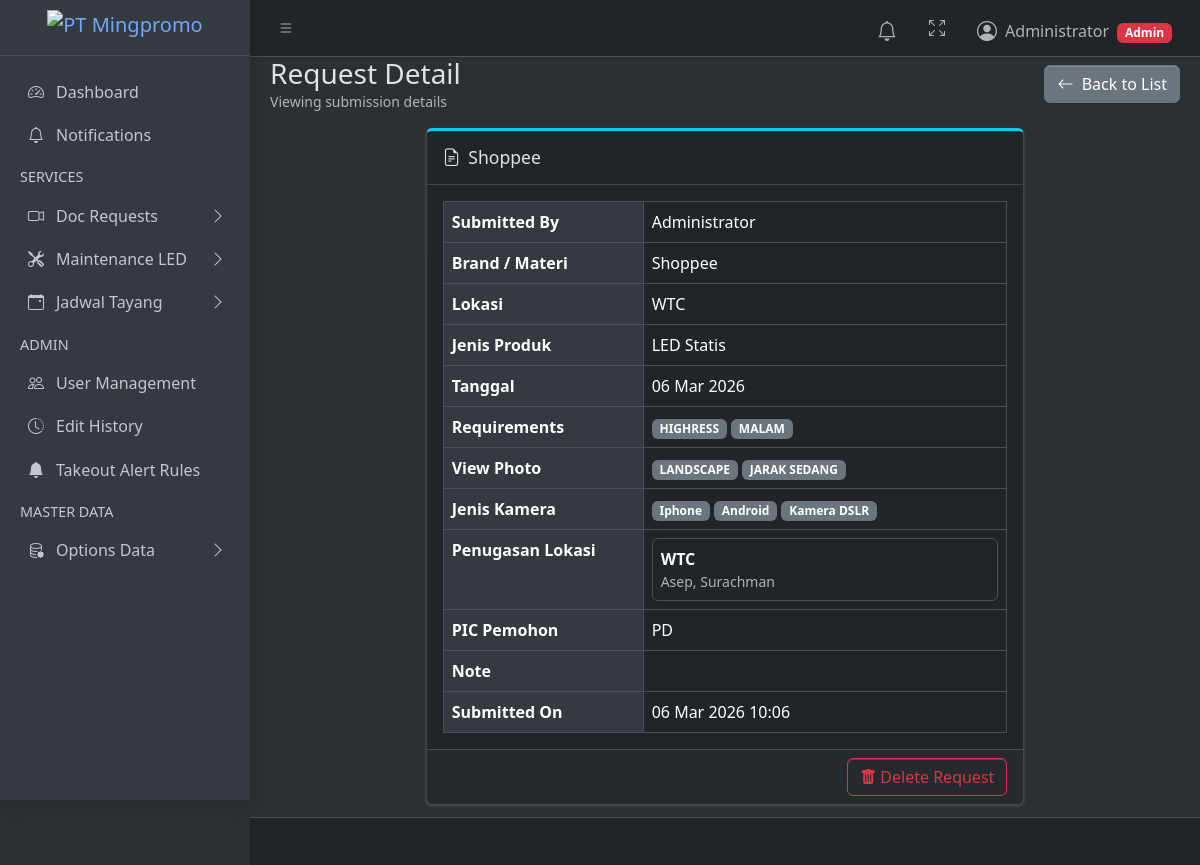
The app's page /requests/4/ (signed in), older data.
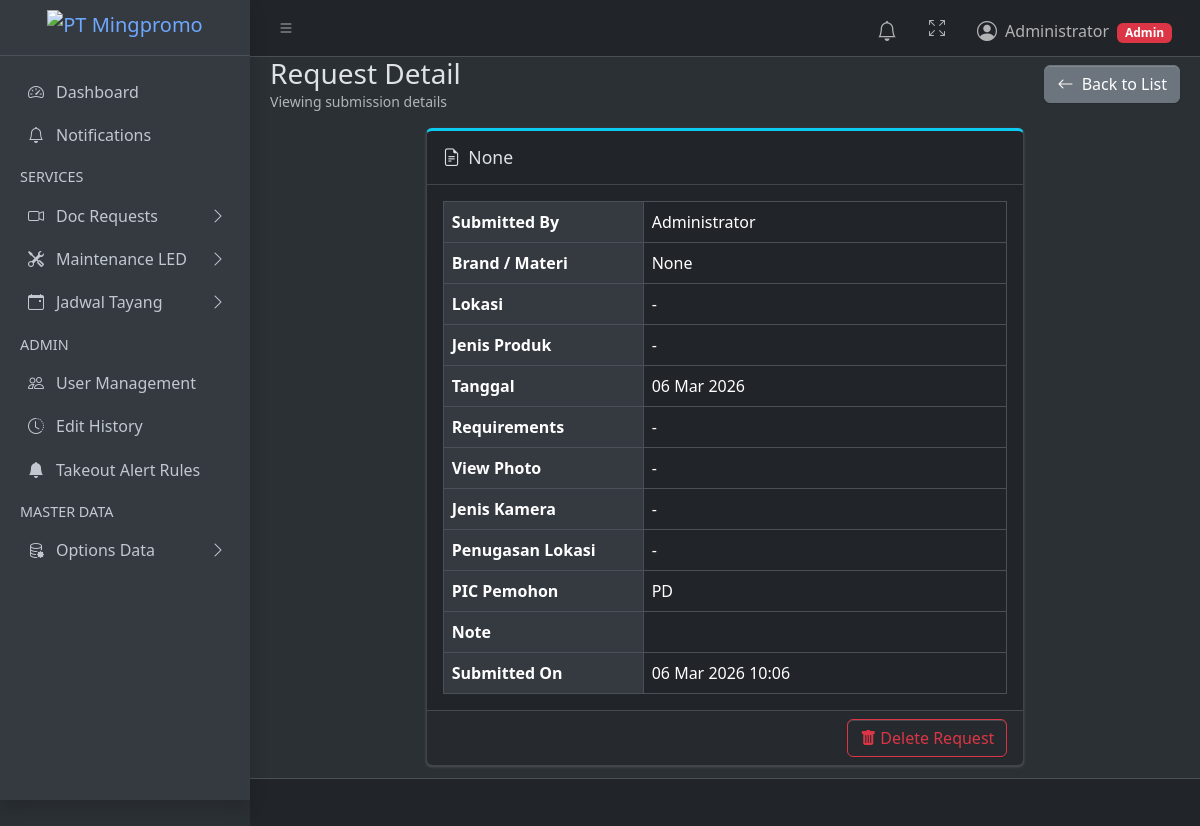
The same page, newer data.
### products/models.py (models this page shows, shortened)
class DocumentationRequest(models.Model):
    STATUS_CHOICES = [
        ('TODO', 'To Do'),
        ('IN_PROGRESS', 'On Progress'),
        ('DONE', 'Done'),
    ]
    submitted_by = models.ForeignKey(
        settings.AUTH_USER_MODEL,
        on_delete=models.CASCADE,
        related_name="doc_requests",
        verbose_name="Submitted By",
    )
    brand_materi = models.ForeignKey(BrandMateri, on_delete=models.SET_NULL, null=True, verbose_name="Brand / Materi")
    lokasi = models.ManyToManyField(Lokasi, verbose_name="Lokasi")
    jenis_led = models.ForeignKey(LEDType, on_delete=models.SET_NULL, null=True, verbose_name="Jenis Produk")
    tanggal = models.DateField()
    requirements = models.ManyToManyField(Requirement, verbose_name="Requirements")
    view_photo = models.ManyToManyField(ViewPhoto, verbose_name="View Photo")
    jenis_kamera = models.ManyToManyField(cameratype, verbose_name="Jenis Kamera")
    note = models.TextField(blank=True)
    pic_pemohon = models.CharField("PIC Pemohon", max_length=150)
    status = models.CharField(max_length=20, choices=STATUS_CHOICES, default='TODO')
    created_at = models.DateTimeField(auto_now_add=True)
    def lokasi_names(self):
        return list(self.lokasi.order_by("name").values_list("name", flat=True))
    def lokasi_display(self):
        lokasi_names = self.lokasi_names()
        return ", ".join(lokasi_names) if lokasi_names else "-"

class BrandMateri(models.Model):
    name = models.CharField(max_length=200, unique=True)
    def __str__(self):
        return self.name

class LEDType(models.Model):
    name = models.CharField(max_length=100, unique=True)

class Requirement(models.Model):
    name = models.CharField(max_length=100, unique=True)

class ViewPhoto(models.Model):
    name = models.CharField(max_length=100, unique=True)

class cameratype(models.Model):
    name = models.CharField(max_length=100, unique=True)

class DocumentationRequestLokasiAssignment(models.Model):
    documentation_request = models.ForeignKey(
        DocumentationRequest,
        on_delete=models.CASCADE,
        related_name="lokasi_assignments",
    )
    lokasi = models.ForeignKey(
        Lokasi,
        on_delete=models.CASCADE,
        related_name="doc_request_assignments",
    )
    pelaksana = models.ManyToManyField(
        Dokumentator,
        blank=True,
        related_name="doc_request_lokasi_assignments",
        verbose_name="Pelaksana Dokumentasi",
    )
    class Meta:
        unique_together = ("documentation_request", "lokasi")
        ordering = ["lokasi__name", "id"]
        verbose_name = "Assignment Lokasi Documentation Request"
        verbose_name_plural = "Assignment Lokasi Documentation Request"
    def pelaksana_names(self):
        return list(self.pelaksana.order_by("name").values_list("name", flat=True))
    def pelaksana_display(self):
        names = self.pelaksana_names()
        return ", ".join(names) if names else "Belum ditentukan"

class Lokasi(models.Model):
    name = models.CharField(max_length=200, unique=True)

### products/views.py (the view)
# urls.py: path("requests/<int:pk>/", views.doc_request_detail, name="doc_request_detail"),
@login_required
def doc_request_detail(request, pk):
    doc_request = get_object_or_404(
        DocumentationRequest.objects.select_related(
            "submitted_by", "brand_materi", "jenis_led"
        ).prefetch_related(
            "lokasi",
            "requirements",
            "view_photo",
            "jenis_kamera",
            "lokasi_assignments__lokasi",
            "lokasi_assignments__pelaksana",
        ),
        pk=pk,
    )
    if not _is_admin(request.user) and doc_request.submitted_by != request.user:
        return HttpResponseForbidden("Access denied.")
    return render(request, "products/request_detail.html", {"request": doc_request})

### products/views.py (called while the page is built)
def _is_admin(user):
    return user.is_superuser or user.groups.filter(name="admin").exists()

### products/templates/products/request_detail.html (shortened to what the changed rows need)
{% extends "layouts/base.html" %}
{% block content %}
<div class="row">
    <div class="col-md-8 mx-auto">
        <div class="card card-info card-outline">
            <div class="card-header">
                <h3 class="card-title mb-0">
                    <i class="bi bi-file-earmark-text me-2"></i>{{ request.brand_materi }}
                </h3>
            </div>
            <div class="card-body">
                <table class="table table-bordered">
                    <tbody>
                        <tr>
                            <th style="width: 200px;" class="bg-body-secondary">Submitted By</th>
                            <td>{{ request.submitted_by.get_full_name|default:request.submitted_by.username }}</td>
                        </tr>
                        <tr>
                            <th class="bg-body-secondary">Brand / Materi</th>
                            <td>{{ request.brand_materi }}</td>
                        </tr>
                        <tr>
                            <th class="bg-body-secondary">Lokasi</th>
                            <td>{{ request.lokasi_display }}</td>
                        </tr>
                        <tr>
                            <th class="bg-body-secondary">Jenis Produk</th>
                            <td>{{ request.jenis_led.name|default:"-" }}</td>
                        </tr>
                        <tr>
                            <th class="bg-body-secondary">Tanggal</th>
                            <td>{{ request.tanggal|date:"d M Y" }}</td>
                        </tr>
                        <tr>
                            <th class="bg-body-secondary">Requirements</th>
                            <td>
                                {% for req in request.requirements.all %}
                                <span class="badge text-bg-secondary">{{ req.name }}</span>
                                {% empty %}
                                -
                                {% endfor %}
                            </td>
                        </tr>
                        <tr>
                            <th class="bg-body-secondary">View Photo</th>
                            <td>
                                {% for vp in request.view_photo.all %}
                                <span class="badge text-bg-secondary">{{ vp.name }}</span>
                                {% empty %}
                                -
                                {% endfor %}
                            </td>
                        </tr>
                        <tr>
                            <th class="bg-body-secondary">Jenis Kamera</th>
                            <td>
                                {% for jk in request.jenis_kamera.all %}
                                <span class="badge text-bg-secondary">{{ jk.name }}</span>
                                {% empty %}
                                -
                                {% endfor %}
                            </td>
                        </tr>
                        <tr>
                            <th class="bg-body-secondary">Penugasan Lokasi</th>
                            <td>
                                <div class="d-flex flex-column gap-2">
                                    {% for assignment in request.lokasi_assignments.all %}
                                    <div class="border rounded p-2">
                                        <div class="fw-semibold">{{ assignment.lokasi.name }}</div>
                                        <div class="text-muted small">{{ assignment.pelaksana_display }}</div>
                                    </div>
                                    {% empty %}
                                    -
                                    {% endfor %}
                                </div>
                            </td>
                        </tr>
                        <tr>
                            <th class="bg-body-secondary">PIC Pemohon</th>
                            <td>{{ request.pic_pemohon }}</td>
                        </tr>
                        <tr>
                            <th class="bg-body-secondary">Note</th>
                        </tr>
                        <tr>
                            <th class="bg-body-secondary">Submitted On</th>
                            <td>{{ request.created_at|date:"d M Y H:i" }}</td>
                        </tr>
                    </tbody>
                </table>
            </div>
        </div>
    </div>
</div>
{% endblock %}

Row changes from the older to the newer data that the page shows:
removed Requirement: name "HIGHRESS"
removed Requirement: name "MALAM"
removed ViewPhoto: name "LANDSCAPE"
removed ViewPhoto: name "JARAK SEDANG"
removed cameratype: name "Iphone"
removed cameratype: name "Android"
removed cameratype: name "Kamera DSLR"
removed DocumentationRequestLokasiAssignment: lokasi.name "WTC", pelaksana_display "Asep, Surachman"
changed DocumentationRequest "PD": brand_materi "Shoppee" → "None"; lokasi_display "WTC" → "-"; jenis_led.name "LED Statis" → "-"
